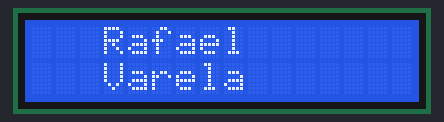
Recording of a sketch running on a simulated Arduino Uno, built with avr-gcc and run on an emulated ATmega328P. On the bench: 16×2 character LCD.

Above: at 0.1 s.
At 5.21 s:
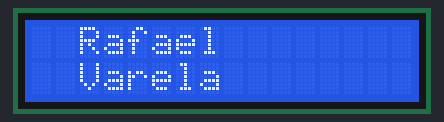
At 6.11 s:
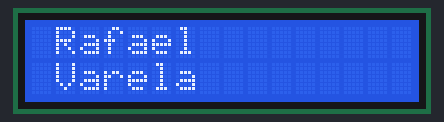
At 7.91 s:
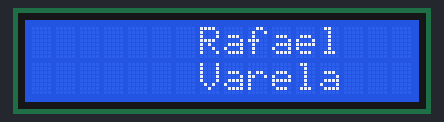
At 9.11 s:
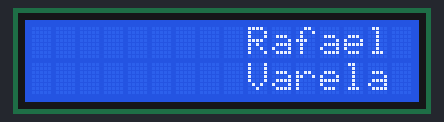
At 10.61 s:
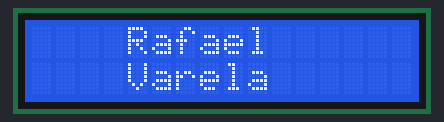

The sketch:

lcd.ino
```cpp
#include <LiquidCrystal.h>

//Define os pinos que serão utilizados para ligação ao display
LiquidCrystal lcd(12, 11, 5, 4, 3, 2);

void setup()
{
  //Define o número de colunas e linhas do LCD
  lcd.begin(16, 2);
}

void loop()
{
  //Limpa a tela
  lcd.clear();
  //Posiciona o cursor na coluna 3, linha 0;
  lcd.setCursor(3, 0);
  //Envia o texto entre aspas para o LCD
  lcd.print("Rafael");
  lcd.setCursor(3, 1);
  lcd.print("Varela");
  delay(5000);

  //Rolagem para a esquerda
  for (int posicao = 0; posicao < 3; posicao++)
  {
    lcd.scrollDisplayLeft();
    delay(300);
  }

  //Rolagem para a direita
  for (int posicao = 0; posicao < 10; posicao++)
  {
    lcd.scrollDisplayRight();
    delay(300);
  }

  //Rolagem para esquerda a fim de voltar para posição inicial
  for(int posicao = 0; posicao < 7; posicao++)
  {
    lcd.scrollDisplayLeft();
    delay(300);
  }
}
```

Measured:
- by itself, everything shown: repeats every 11.0 s, in 20 steps
